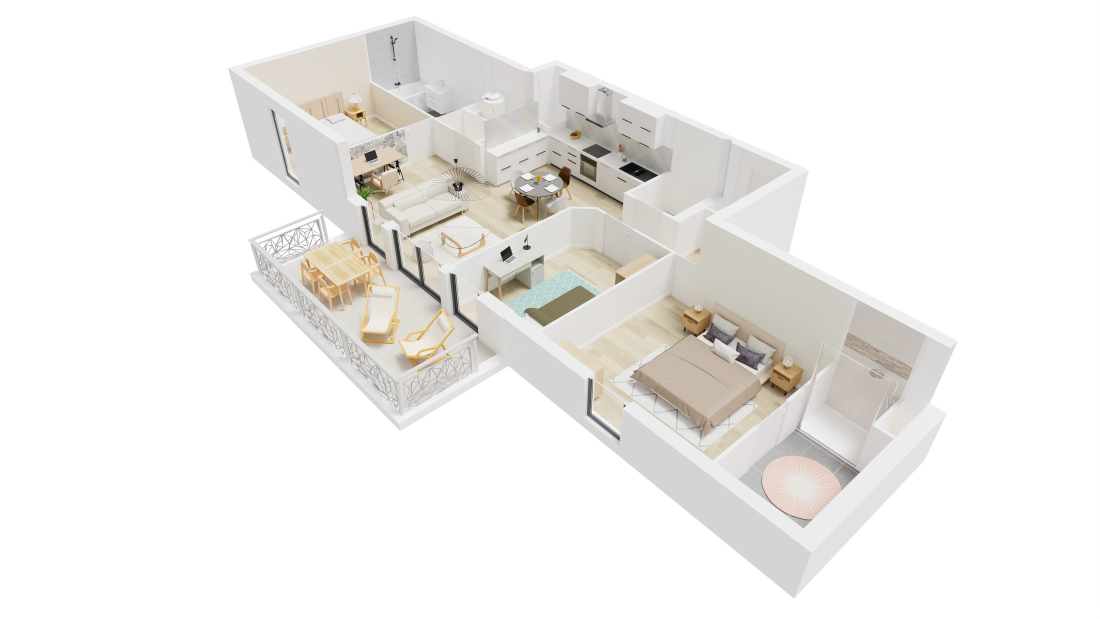
#> input picture img/lot01_00.jpg, 2200 x 1238 px (shown at 1/2 size)
$ python wall.py ../img/lot01_00.jpg
#> lines starting #> are read from the running program, lines starting #| are printed output that depends on the picture; after the words box and inside, x2 and y2 are one past the last pixel; in counts of white or black regions, pixels touching at a corner belong together
import cv2, numpy as np, sys
def wallmask(path, thr=242):
#> called with path = '../img/lot01_00.jpg', thr = 242
    im = cv2.imread(path); g = im.astype(int)
#> in wallmask, im is the input picture: shape (1238, 2200, 3); mean B, G, R 235.1, 237.5, 239
    mn = g.min(2); mx = g.max(2)
#> after `mn = g.min(2)`:
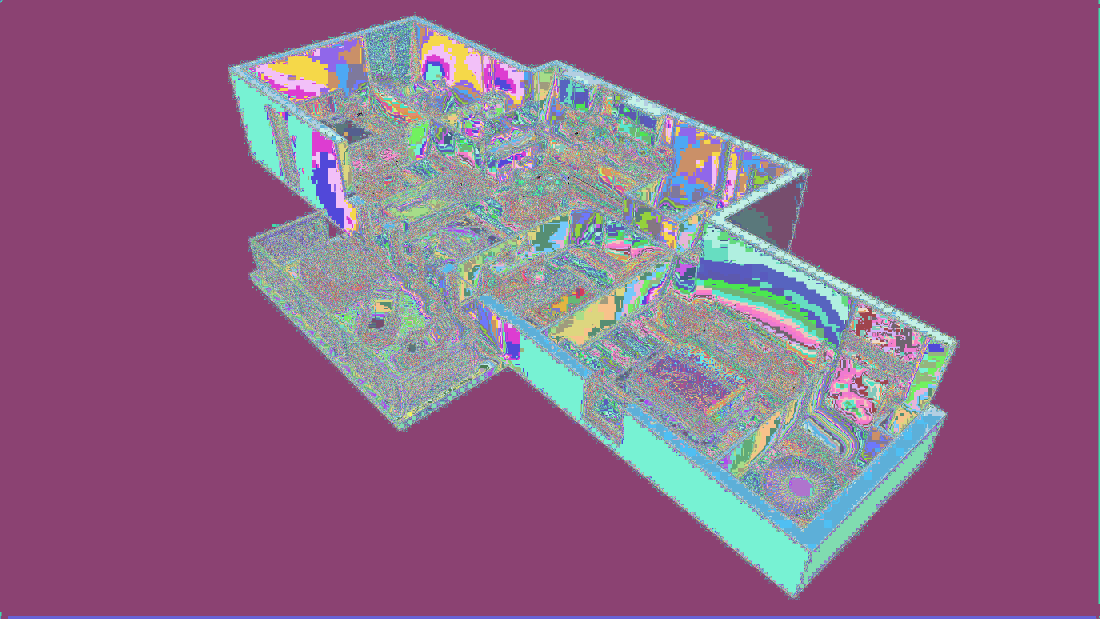
#> mn: shape (1238, 2200) int64 (shown at 1/2 size); 256 distinct labels, from 0 to 255; one colour per label, 0 black
#> after `mx = g.max(2)`:
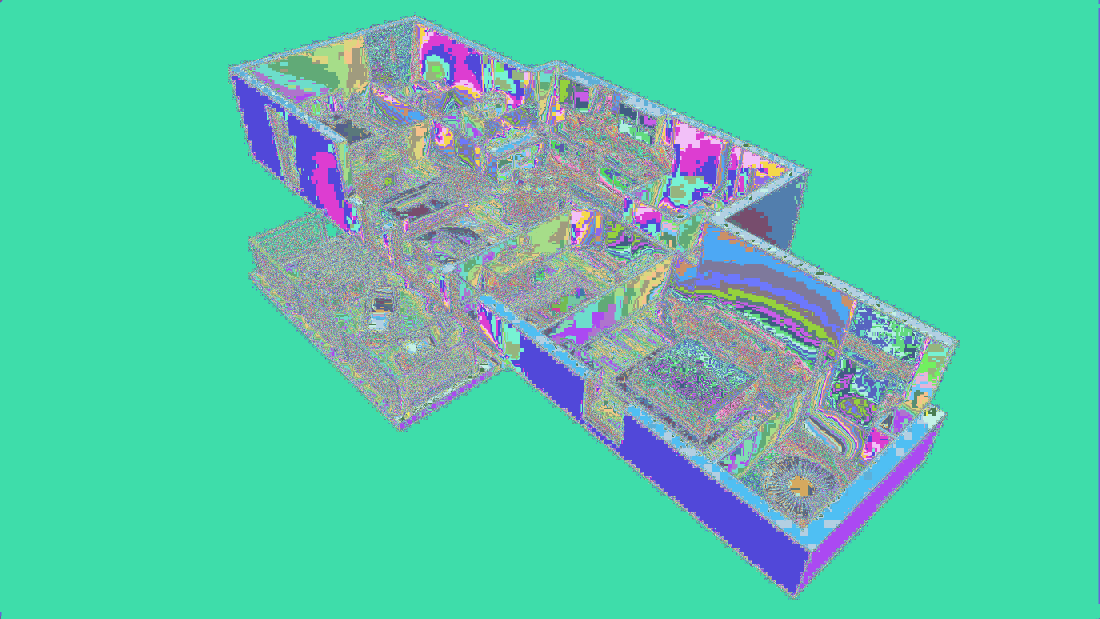
#> mx: shape (1238, 2200) int64 (shown at 1/2 size); 254 distinct labels, from 1 to 255; one colour per label, 0 black
    return im, ((mn >= thr) & (mx - mn < 12)).astype(np.uint8) * 255
if __name__ == '__main__':
    im, m = wallmask(sys.argv[1])
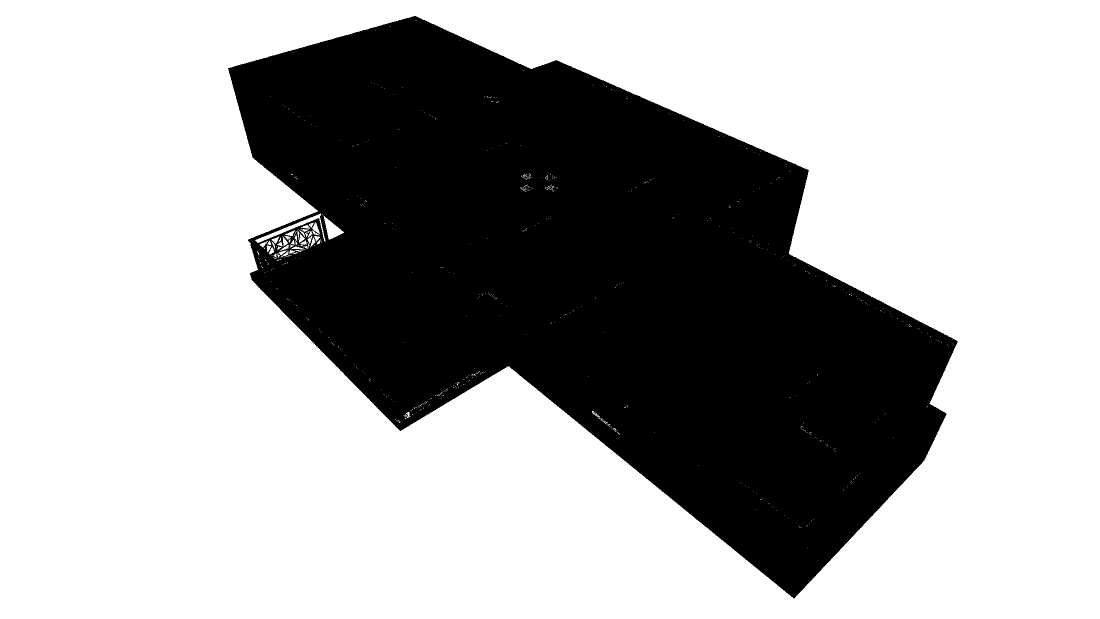
#> m: shape (1238, 2200) (shown at 1/2 size); 67% white; 10 black regions (9 under 20 px), largest, box (x1, y1, x2, y2) and area: (456, 32, 1915, 1197) 899798
    # keep components inside building bbox, largest
    n, lab, st, _ = cv2.connectedComponentsWithStats(m)
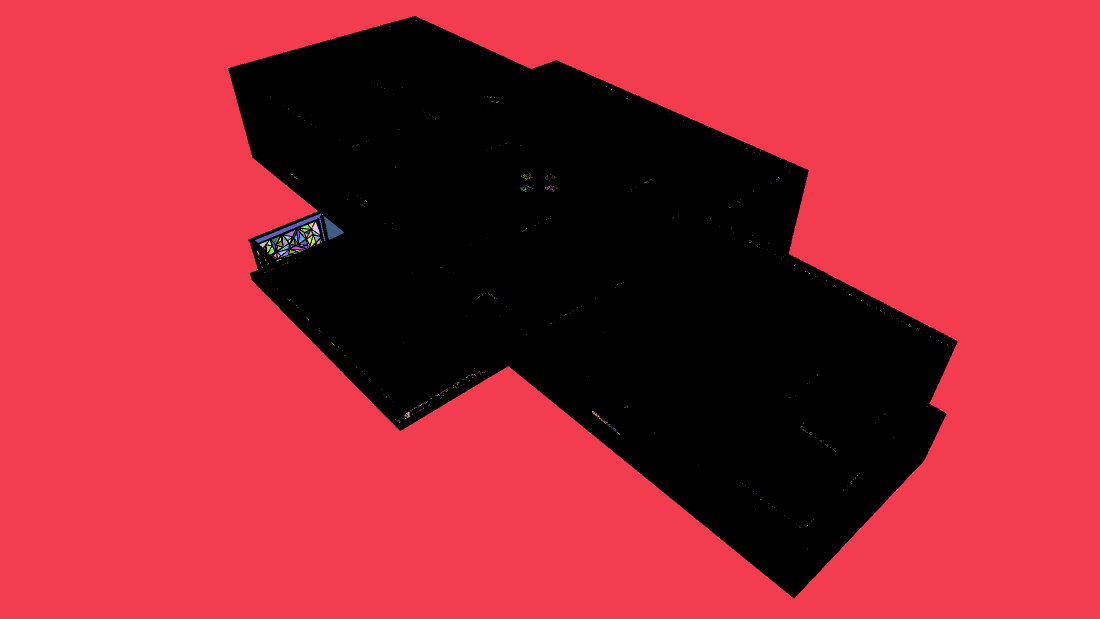
#> lab: shape (1238, 2200) int32 (shown at 1/2 size); 671 distinct labels, from 0 to 670; one colour per label, 0 black
#> n = 671; st = 671 rows, first 6: [456, 32, 1459, 1165, 899807], [0, 0, 2200, 1238, 1818136], [831, 40, 2, 2, 2], [779, 52, 2, 1, 2], [751, 60, 1, 1, 1], [919, 81, 1, 1, 1]
    order = np.argsort(-st[1:, 4]) + 1
#> order = 670 values, max 670 at index 668, min 1 at index 0, mean 335.5
    for k in order[:8]:
        print(k, st[k])
#> this loop made 8 passes
#> k on passes 2 to 8: 195, 198, 209, 224, 236, 240, 239
#| 1 [      0       0    2200    1238 1818136]
#| 195 [ 510  427  141   59 1117]
#| 198 [647 431  41  48 845]
#| 209 [625 445  15  24 164]
#| 224 [570 460  20  12 105]
#| 236 [598 468  12  18 104]
#| 240 [565 472  11  21 104]
#| 239 [543 473  16  15 102]

$ run again, on img/lot01_02.jpg
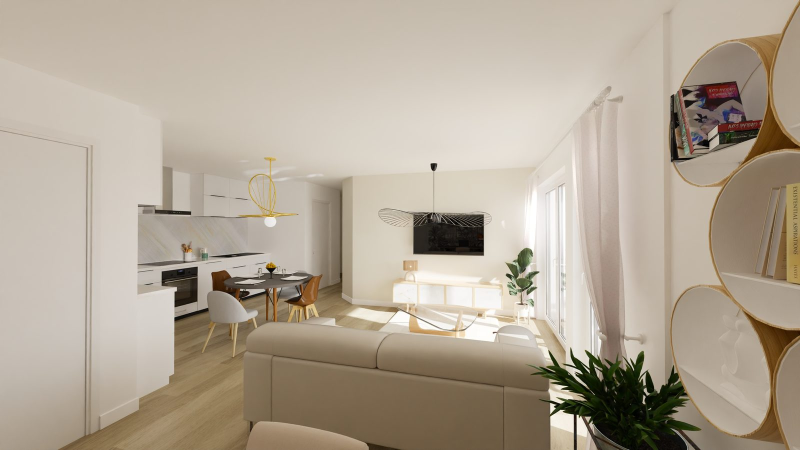
#> input picture img/lot01_02.jpg, 1600 x 900 px (shown at 1/2 size)
#> in wallmask, im is the input picture: shape (900, 1600, 3); mean B, G, R 149.7, 165.9, 177.7
#> in wallmask, `mx = g.max(2)`:
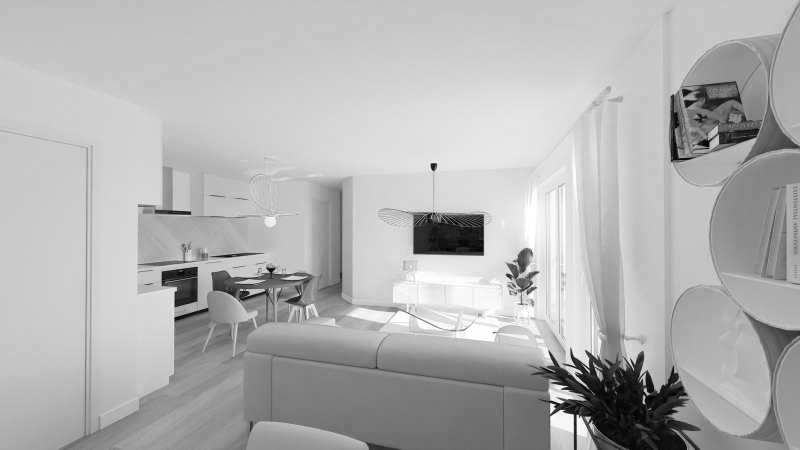
#> mx: shape (900, 1600) int64 (shown at 1/2 size); min 0, max 255, mean 177.9
#> `im, m = wallmask(sys.argv[1])`:
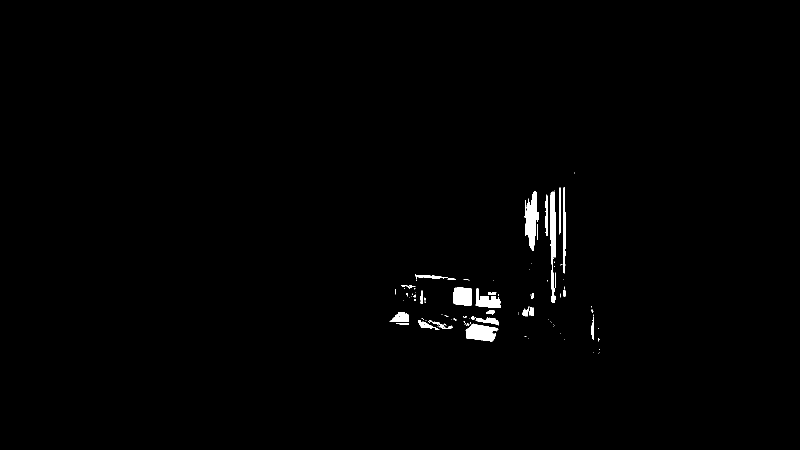
#> m: shape (900, 1600) (shown at 1/2 size); 0.79% white; 118 white regions (90 under 20 px), largest, box (x1, y1, x2, y2) and area: (1049, 383, 1076, 502) 1938, (931, 647, 997, 683) 1581, (1101, 383, 1111, 606) 1560
#> lab: shape (900, 1600) int32; 119 distinct labels, from 0 to 118
#> n = 119; st = 119 rows, first 6: [0, 0, 1600, 900, 1428560], [1149, 344, 1, 1, 1], [1149, 347, 1, 1, 1], [1119, 375, 3, 94, 207], [1126, 374, 5, 173, 677], [1109, 381, 1, 1, 1]
#> order = 118 values, max 118 at index 116, min 1 at index 117, mean 59.5
#> the loop `for k in order[:8]:` made 8 passes
#> k on passes 1 to 8: 6, 99, 7, 34, 38, 4, 66, 75
#> (printed output is left out)

$ run again, on img/lot01_03.jpg
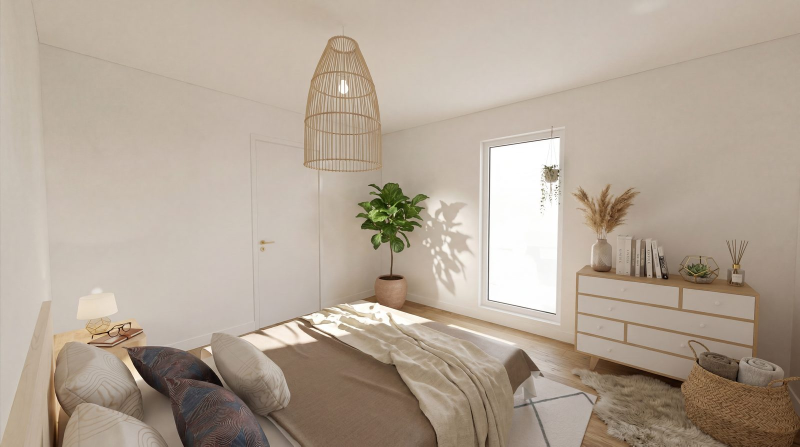
#> input picture img/lot01_03.jpg, 1600 x 893 px (shown at 1/2 size)
#> in wallmask, im is the input picture: shape (893, 1600, 3); mean B, G, R 150, 164.9, 178.7
#> `im, m = wallmask(sys.argv[1])`:
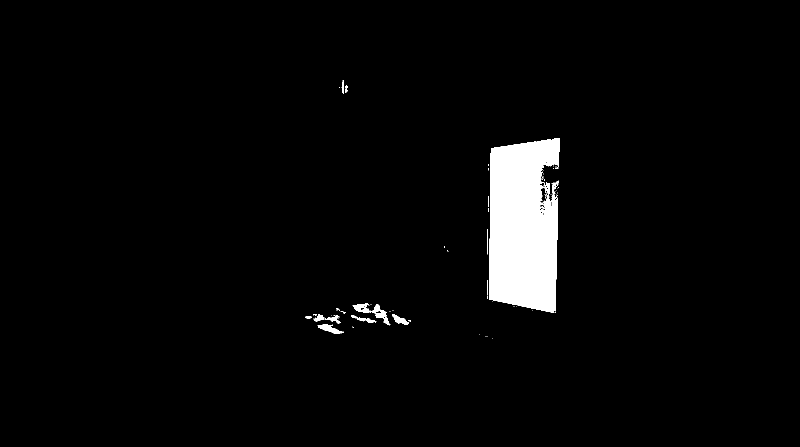
#> m: shape (893, 1600) (shown at 1/2 size); 3.1% white; 71 white regions (57 under 20 px), largest, box (x1, y1, x2, y2) and area: (978, 276, 1119, 626) 41974, (739, 608, 781, 651) 525, (635, 649, 688, 668) 447
#> `n, lab, st, _ = cv2.connectedComponentsWithStats(m)`:
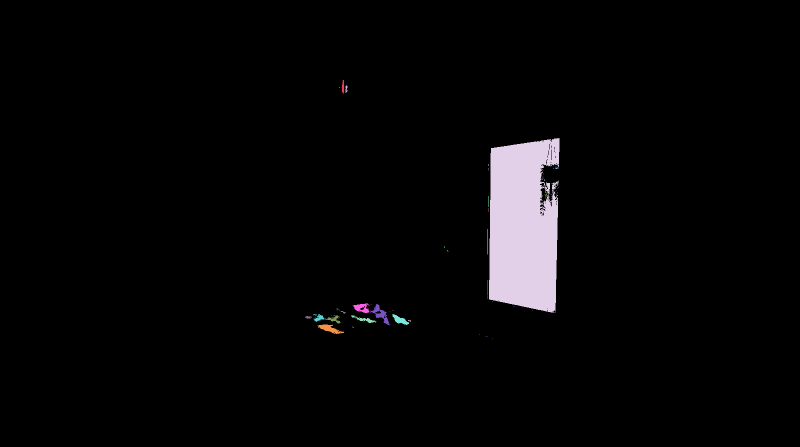
#> lab: shape (893, 1600) int32 (shown at 1/2 size); 72 distinct labels, from 0 to 71; one colour per label, 0 black
#> n = 72; st = 72 rows, first 6: [0, 0, 1600, 893, 1384109], [683, 160, 5, 27, 93], [691, 170, 4, 16, 45], [678, 174, 1, 2, 2], [978, 276, 141, 350, 41974], [977, 328, 1, 4, 4]
#> order = 71 values, max 71 at index 70, min 1 at index 8, mean 36
#> the loop `for k in order[:8]:` made 8 passes
#> k on passes 1 to 8: 4, 42, 66, 39, 55, 59, 58, 54
#> (printed output is left out)
